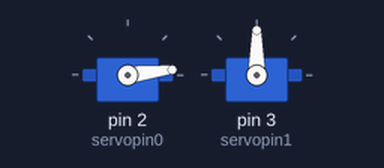
The sketch below on a simulated Arduino Uno, built with avr-gcc and run on an emulated ATmega328P. Shown: 2 × servo.

Above: at 0.05 s.
At 0.7 s:
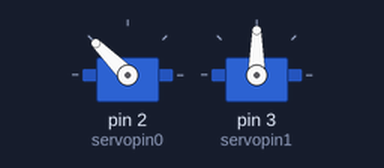
At 1.4 s:
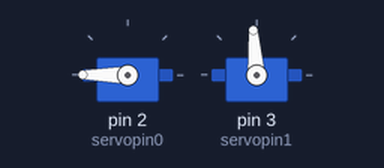
At 2.75 s:
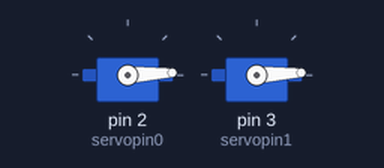
Timing chart, 0 to 6.4 s (numbered marks = the images above):
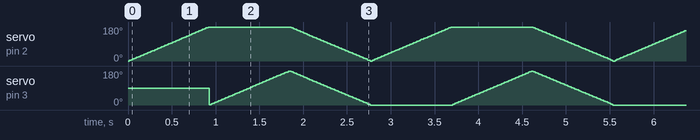

The sketch:

hello.servo.t412.ino
```cpp
// (licence header left out)
#include <Servo.h>

#define delaytime 5 // delay time between steps (ms)
#define servopin0 2 // servo 0 pin (PA2)
#define servopin1 3 // servo 1 pin (PA1)

Servo servo0,servo1; //declare servos
int angle = 0;

void setup() {
   servo0.attach(servopin0); // attach servos to pins
   servo1.attach(servopin1);
   }

void loop() {
   for (angle = 0; angle <= 180; ++angle) { // step servo 0
      servo0.write(angle);
      delay(delaytime);
      }
   for (angle = 0; angle <= 180; ++angle) { // step servo 1
      servo1.write(angle);
      delay(delaytime);
      }
   for (angle = 180; angle >= 0; --angle) { // step both
      servo0.write(angle);
      servo1.write(angle);
      delay(delaytime);
      }
   }
```
